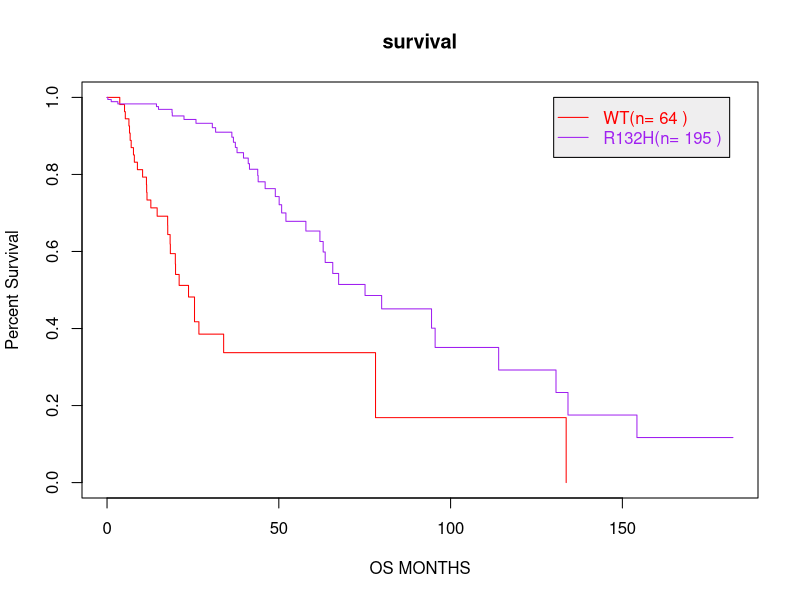

Here is the R script that generated this plot:
# 载入包
library('survival')

# 读取数据
setwd('D:/R_code')
my=read.csv('suvive2.csv',header=T);my

# 按照tx分组对time和statuss拟合生存曲线，
km=survfit(Surv(time,as.numeric(status))~tx,data=my,se.fit=FALSE, conf.int=.95)

summary(km)
km

# 画出生存曲线
plot(km,lty=1,col=c("red","purple"),
     xlab="OS MONTHS",ylab="Percent Survival",main="survival", #生存曲线
) 
#加上图例
legend(130, 1, c(paste("WT(n=",km$n[1],")"), paste("R132H(n=",km$n[2],")")), col = c("red","purple"),
       text.col = c("red","purple"), lty = c(1, 1),
       merge = TRUE, bg ="#efeeef" )
#pch = c(1, 2), //图例线形
#rgb(0.99,0.99,0.99) grey


#p值怎么算？
# http://bbs.pinggu.org/thread-2178930-1-1.html

#请使用survdiff函数做log rank检验或建立Cox模型(coxph)来比较两条生存曲线, 
#KM曲线只是一种可视化手段，不是正经的统计推断分析工具。
# 应该用 suvdiff 函数做 log-rank test

